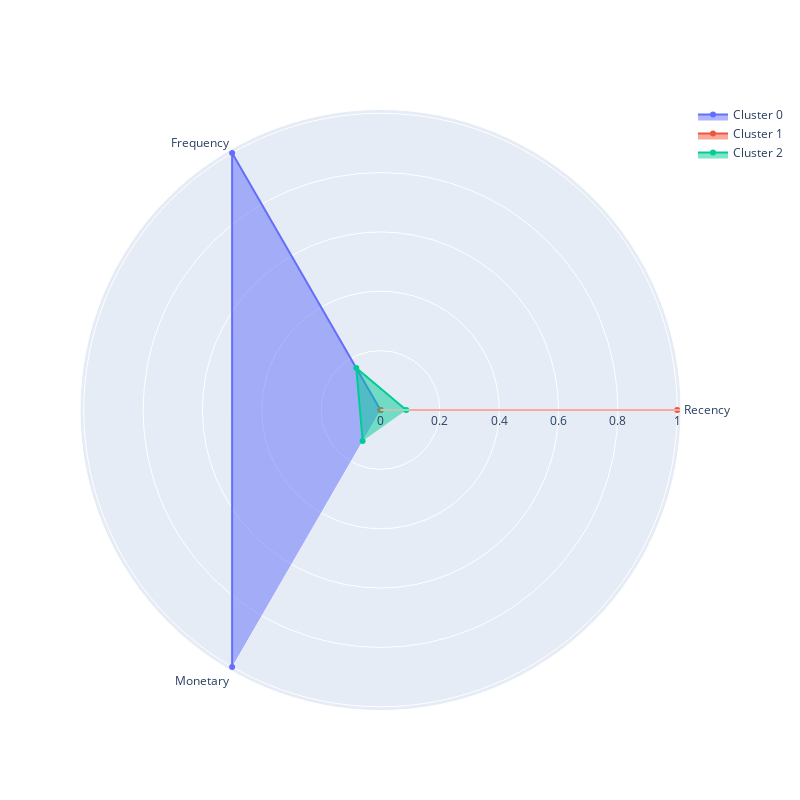

The cell this chart's notebook holds for it:
### Markdown cell above
#### Строим полярную диаграмму

### Code cell
fig = plot_cluster_profile(grouped_data, 3)

### Figure 1 — Plotly figure (JSON) as saved in the notebook; plotly's stock layout.template omitted (floating-point values rounded to 4 significant figures)
{"data": [{"fill": "toself", "name": "Cluster 0", "r": [0, 1, 1.0], "theta": ["Recency", "Frequency", "Monetary"], "type": "scatterpolar"}, {"fill": "toself", "name": "Cluster 1", "r": [1, 0, 0], "theta": ["Recency", "Frequency", "Monetary"], "type": "scatterpolar"}, {"fill": "toself", "name": "Cluster 2", "r": [0.08667, 0.1631, 0.1205], "theta": ["Recency", "Frequency", "Monetary"], "type": "scatterpolar"}], "layout": {"autosize": false, "height": 800, "showlegend": true, "width": 800}}
